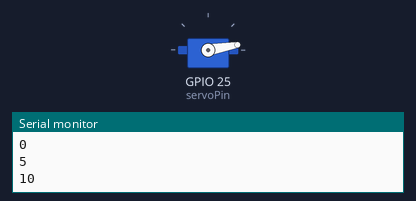
The sketch below on a simulated ESP32. Shown: servo, the last lines printed to the serial monitor.

Above: at 0.05 s.
At 0.35 s:
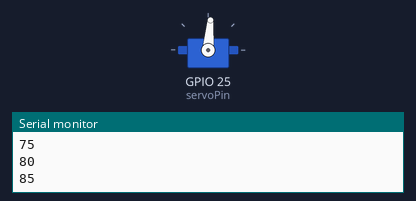
At 0.7 s:
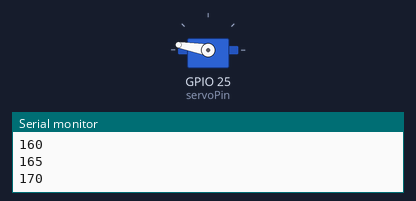
At 1.35 s:
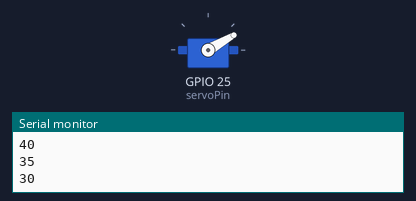
Timing chart, 0 to 3.4 s (numbered marks = the images above):
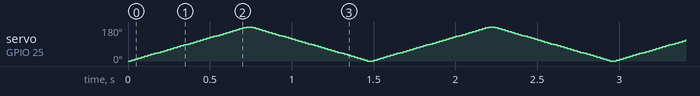

The sketch:

Servo_Test.ino
```cpp
// (licence header left out)
#include <Servo_ESP32.h>

static const int servoPin = 25; //printed G14 on the board

Servo_ESP32 servo1;

int angle =0;
int angleStep = 5;

int angleMin =0;
int angleMax = 180;

void setup() {
    Serial.begin(115200);
    servo1.attach(servoPin);
}

void loop() {
    for(int angle = 0; angle <= angleMax; angle +=angleStep) {
        servo1.write(angle);
        Serial.println(angle);
        delay(20);
    }

    for(int angle = 180; angle >= angleMin; angle -=angleStep) {
        servo1.write(angle);
        Serial.println(angle);
        delay(20);
    }
}
```
